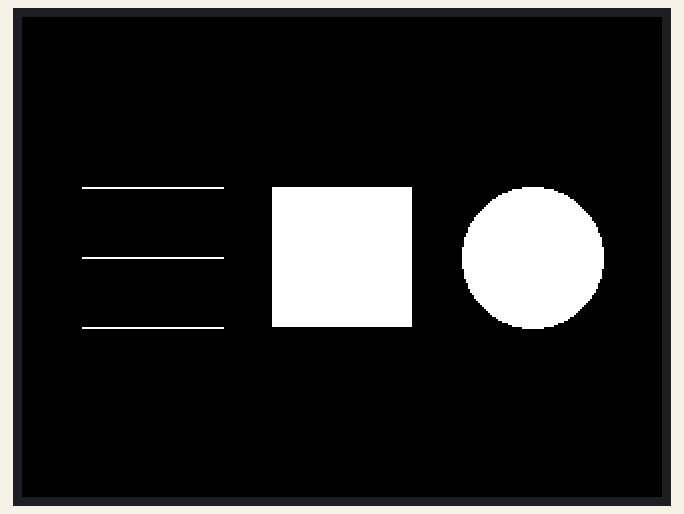
This sketch was run on a simulated ESP32. Shown: 320×240 colour display.

Above: at 0.2 s.

The sketch:

3_line_shape.ino
```cpp
#include <M5Stack.h>

void setup() {
  M5.begin();

  M5.Lcd.drawLine(30, 85, 100, 85, WHITE);    // 1本目の線を描画
  M5.Lcd.drawLine(30, 120, 100, 120, WHITE);  // 2本目の線を描画
  M5.Lcd.drawLine(30, 155, 100, 155, WHITE);  // 3本目の線を描画

  M5.Lcd.fillRect(125, 85, 70, 70, WHITE);  // 四角を描画

  M5.Lcd.fillCircle(255, 120, 35, WHITE);  // 円を描画
}

void loop() {}
```
